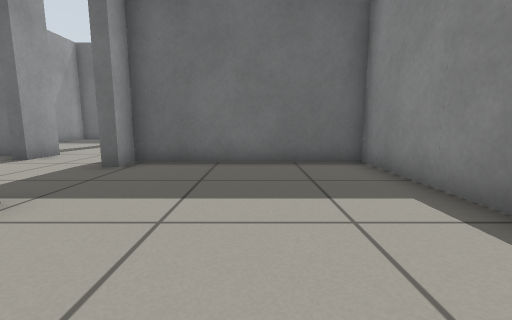
View 1 (above)

19 first-person views from a walk through a Gazebo world. The camera is 0.5 m above the floor, tilts 8° down and sees 90° across. The floor is counted in squares, 0.5 m on a side. Each view is taken from the middle of a square. On the plan, view 1 faces up. The plan holds only what a view shows up to about 11 squares ahead; the rest is blank.

View 2
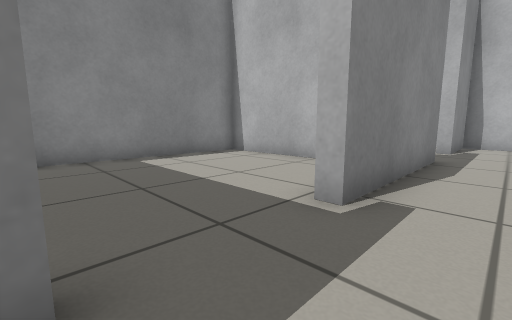

View 3
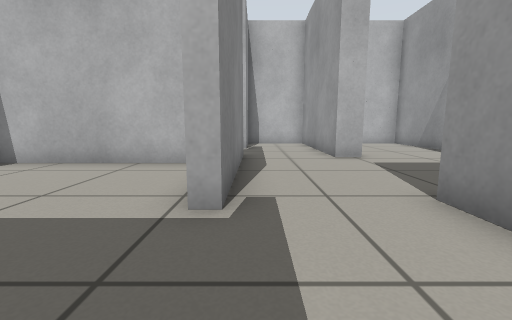

View 4
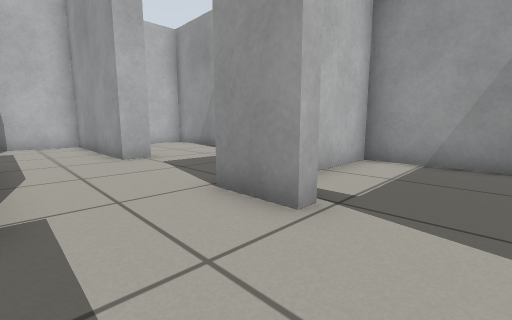

View 5
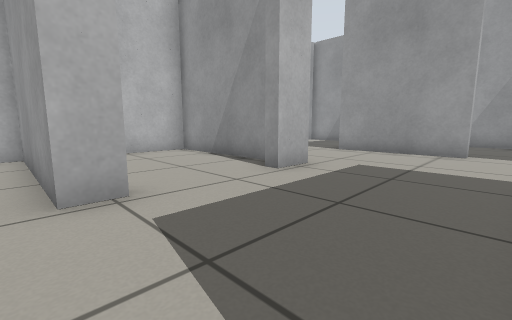

View 6
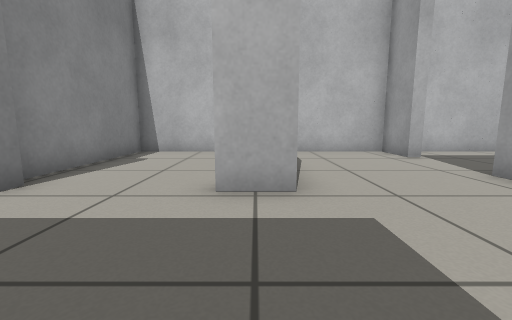

View 7
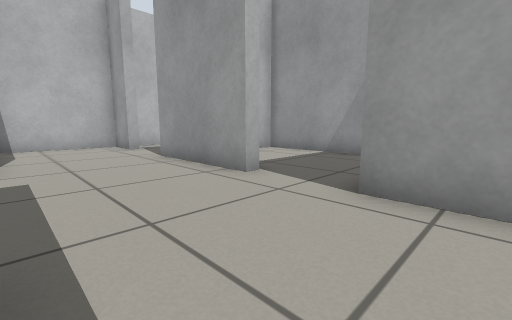

View 8
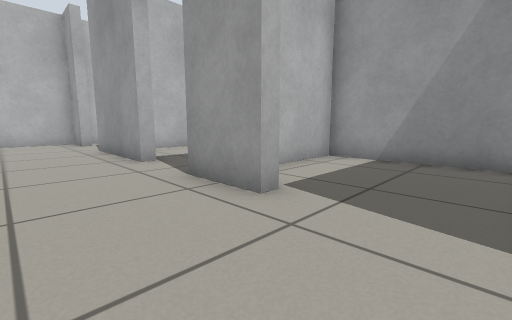

View 9
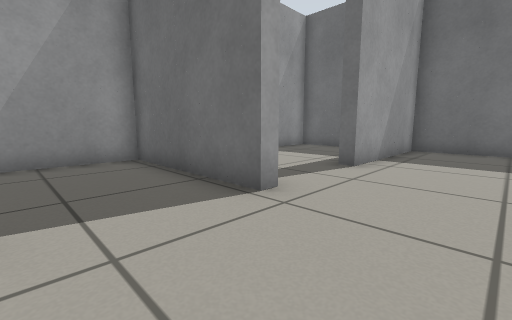

View 10
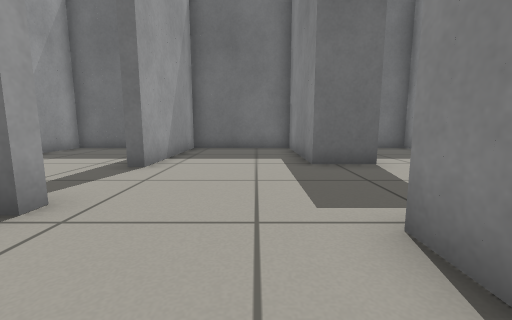

View 11
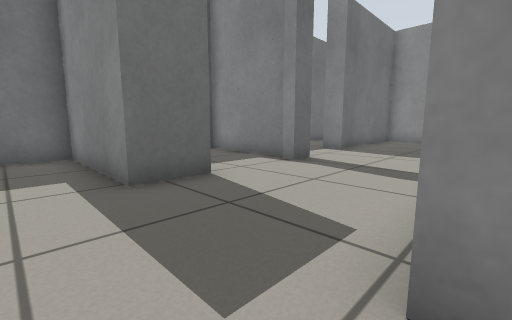

View 12
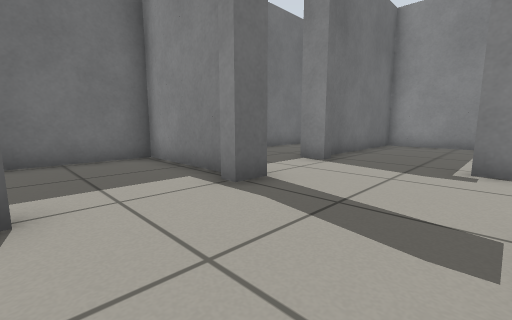

View 13
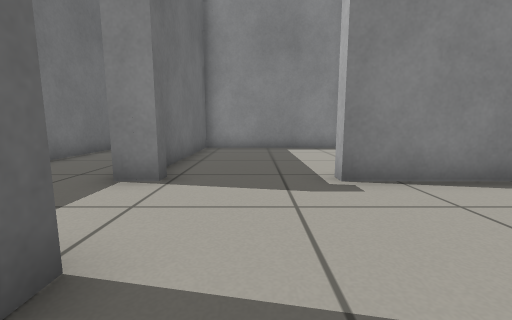

View 14
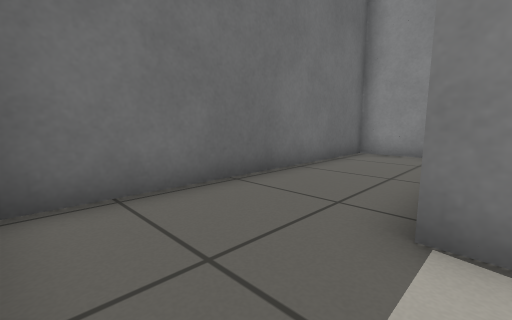

View 15
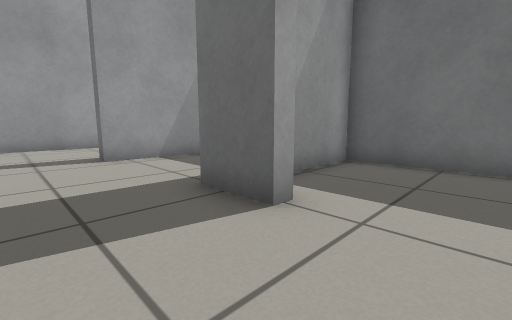

View 16
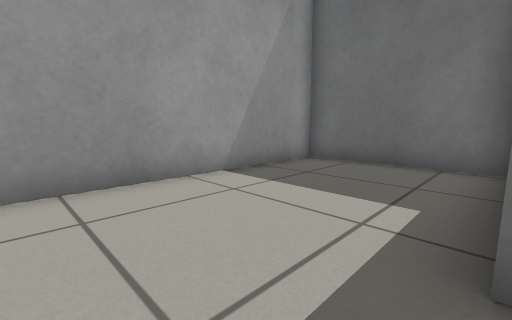

View 17
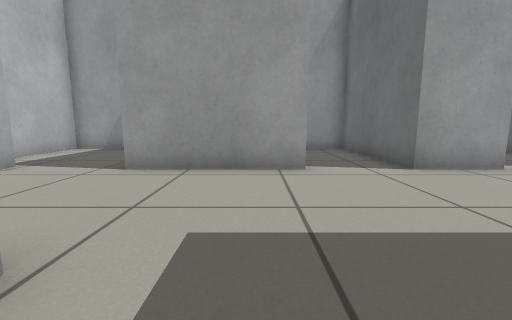

View 18
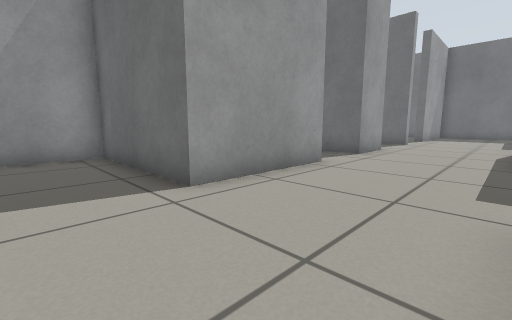

View 19
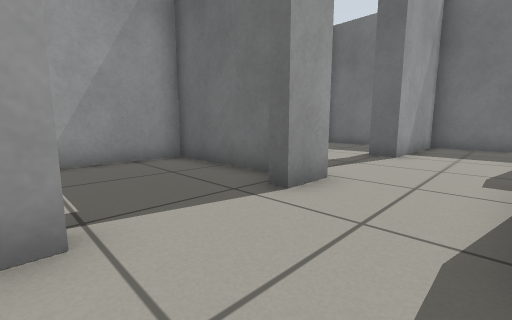

### Floor plan
Points are (right, up) in squares from view 1. A wall is a line through its corners. A room is listed if a view was taken in it or the views show most of it. See-through windows are left out.
Room 1 (view 1)
walls: (-2.2, -0.5) (2.8, -0.5) (2.8, 6.7) (-3.2, 6.7) (-3.2, 5.9)
ways out: opening at (-3, 4.5) to room 2
Room 2 (views 2, 3, 4, 19)
walls: (-6.9, 4.3) (-6.4, 4.3) (-6.4, 2.6); (-3.2, 5.9) (-3.6, 5.9) (-3.6, 8.5); (-3.6, 3.1) (-3.1, 3.1); (-7.5, 7.9) (-11.2, 7.9) (-11.2, 3.1) (-8.8, 3.1); (-6.4, 8.4) (-6.4, 7.1) (-6.9, 7.1)
ways out: opening at (-3, 4.5) to room 1; opening at (-5, 3) to room 3; opening at (-5, 8) to room 7
Room 3 (view 5)
walls: (-3.6, -2.1) (-3.6, 3.1)
ways out: opening at (-5, 3) to room 2; opening at (-7, 0.5) to room 8; opening at (-5, -2) to room 14
Room 4 (view 6)
walls: (-15.6, 1.1) (-15.6, -1.4); (-11.6, -1.7) (-10.4, -1.7)
ways out: opening at (-13.5, 4.5) to room 5; opening at (-11, 0.5) to room 8; opening at (-13.5, -2.5) to room 9; opening at (-16, 2.5) to room 12
Room 5 (views 7, 8, 9, 10, 11, 12, 16)
walls: (-15.6, 9.1) (-15.6, 8.7) (-20.4, 8.7) (-20.4, 3.9) (-17.9, 3.9); (-16.1, 5.5) (-15.6, 5.5) (-15.6, 3.5); (-10, 12.3) (-11.6, 12.3) (-11.6, 16.7) (-15.6, 16.7) (-15.6, 11.9) (-16, 11.9)
low walls: (-11.6, 7.2) (-11.6, 8.4)
ways out: opening at (-13.5, 4.5) to room 4; opening at (-10.5, 10) to room 6; opening at (-16, 10.5) to room 10
Room 6 (views 13, 15)
walls: (-10, 12.8) (-10, 12.3); (-6.8, 13) (-6.8, 16.7) (-11.2, 16.7) (-11.2, 14.2); (-6.4, 12.3) (-7.2, 12.3) (-7.2, 12.8)
ways out: opening at (-10.5, 10) to room 5; opening at (-7, 10.5) to room 7
Room 7 (view 14)
walls: (-3.1, 12.7) (-3.6, 12.7) (-3.6, 13.5); (-6.4, 13.5) (-6.4, 12.3); (-3.6, 8.5) (-3.6, 9.5) (-3.1, 9.5)
ways out: opening at (-5, 8) to room 2; opening at (-7, 10.5) to room 6; opening at (-5, 13) to room 11; opening at (-3, 11) to room 13
Room 8 (view 17)
walls: (-10.4, -1.7) (-10.4, -2.1); (-7.2, -2.1) (-7.2, -1.7) (-6.4, -1.7); (-11.2, -2.8) (-11.2, -7.3) (-6.8, -7.3) (-6.8, -2.5)
ways out: opening at (-7, 0.5) to room 3; opening at (-11, 0.5) to room 4
Room 9 (view 18)
walls: (-15.6, -5.7) (-15.6, -7.3) (-12, -7.3); (-15.6, -1.4) (-15.6, -2.9)
ways out: opening at (-13.5, -2.5) to room 4; opening at (-16, -4.5) to room 15
Room 10 (no view inside)
walls: (-15.9, 16.7) (-20.4, 16.7) (-20.4, 9.9)
ways out: opening at (-16, 10.5) to room 5
Room 11 (no view inside)
walls: (2.8, 14.8) (2.8, 16.7) (-6.4, 16.7) (-6.4, 13.5)
ways out: opening at (-5, 13) to room 7
Room 12 (no view inside)
walls: (-16.1, 1.1) (-15.6, 1.1); (-15.6, 3.5) (-20.4, 3.5) (-20.4, -2.5) (-17.5, -2.5)
ways out: opening at (-16, 2.5) to room 4
Room 13 (no view inside)
walls: (2.8, 7.5) (2.8, 13.1) (-2.5, 13.1)
ways out: opening at (-3, 11) to room 7
Room 14 (no view inside)
walls: (-6.4, -1.7) (-6.4, -7.3) (-3.6, -7.3) (-3.6, -4.5) (-3.1, -4.5)
ways out: opening at (-5, -2) to room 3; opening at (-3, -3.5)
Room 15 (no view inside)
walls: (-16.1, -5.7) (-15.6, -5.7); (-15.6, -2.9) (-20.4, -2.9) (-20.4, -7.3) (-17, -7.3)
ways out: opening at (-16, -4.5) to room 9

Where each view was taken, in squares from view 1:
view 1: 0 up, 0 right, facing up
view 2: 6 up, 5 left, facing down-right
view 3: 6 up, 4 left, facing down
view 4: 6 up, 4 left, facing down-left
view 5: 2 up, 6 left, facing down-left
view 6: 2 up, 11 left, facing down
view 7: 5 up, 12 left, facing down-left
view 8: 8 up, 13 left, facing down-left
view 9: 6 up, 13 left, facing up-left
view 10: 6 up, 13 left, facing up
view 11: 8 up, 13 left, facing up-right
view 12: 9 up, 10 left, facing up-right
view 13: 11 up, 8 left, facing right
view 14: 13 up, 6 left, facing up-right
view 15: 10 up, 8 left, facing up-left
view 16: 10 up, 16 left, facing up-left
view 17: 0 up, 10 left, facing left
view 18: 5 down, 12 left, facing up-left
view 19: 4 up, 4 left, facing up-left
